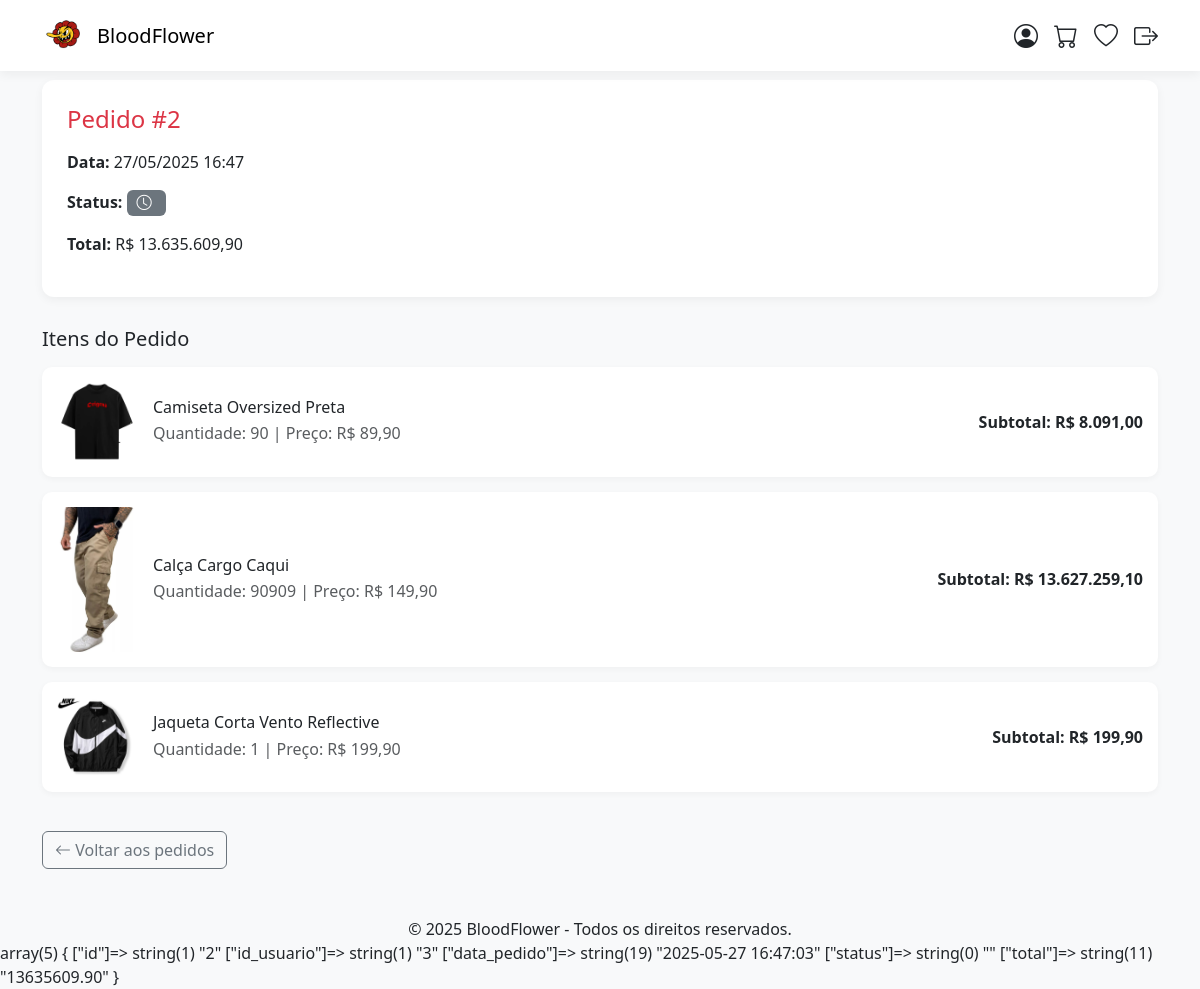
The page /detalhes_pedido.php?id=2 (signed in) on the database its author committed.
### tables this page shows
CREATE TABLE IF NOT EXISTS `pedidos` (
  `id` int NOT NULL AUTO_INCREMENT,
  `id_usuario` int NOT NULL,
  `data_pedido` datetime DEFAULT CURRENT_TIMESTAMP,
  `status` enum('Aguardando','Enviado','Entregue','Cancelado') DEFAULT 'Aguardando',
  `total` decimal(10,2) NOT NULL,
  PRIMARY KEY (`id`),
  KEY `fk_pedidos_usuario` (`id_usuario`)
);

CREATE TABLE IF NOT EXISTS `itens_pedido` (
  `id` int NOT NULL AUTO_INCREMENT,
  `id_pedido` int NOT NULL,
  `id_produto` int NOT NULL,
  `quantidade` int NOT NULL,
  `preco` decimal(10,2) NOT NULL,
  `subtotal` decimal(10,2) NOT NULL,
  PRIMARY KEY (`id`),
  KEY `fk_itens_pedido_pedido` (`id_pedido`),
  KEY `fk_itens_pedido_produto` (`id_produto`)
);

CREATE TABLE IF NOT EXISTS `produtos` (
  `id` int NOT NULL AUTO_INCREMENT,
  `nome` varchar(100) NOT NULL,
  `descricao` text,
  `preco` decimal(10,2) NOT NULL,
  `preco_desconto` decimal(10,2) DEFAULT NULL,
  `estoque` int DEFAULT '0',
  `categoria_id` int DEFAULT NULL,
  `marca_id` int DEFAULT NULL,
  `imagem` varchar(255) DEFAULT NULL,
  PRIMARY KEY (`id`),
  KEY `fk_produtos_categoria` (`categoria_id`),
  KEY `fk_produtos_marca` (`marca_id`)
);

### detalhes_pedido.php (the view, shortened to what this page needs)
<?php
include("conexao.php");
$id_usuario = $_SESSION["id"];
$id_pedido = isset($_GET['id']) ? (int) $_GET['id'] : 0;
$sql_pedido = "SELECT * FROM pedidos WHERE id = $id_pedido AND id_usuario = $id_usuario";
$result_pedido = mysqli_query($conn, $sql_pedido);
$pedido = mysqli_fetch_assoc($result_pedido);
$sql_itens = "
    SELECT ip.*, p.nome, p.imagem
    FROM itens_pedido ip
    JOIN produtos p ON ip.id_produto = p.id
    WHERE ip.id_pedido = $id_pedido
";
$result_itens = mysqli_query($conn, $sql_itens);
?>
<!DOCTYPE html>
<html lang="pt-BR">
<head>
    <link href="https://cdn.jsdelivr.net/npm/bootstrap@5.3.3/dist/css/bootstrap.min.css" rel="stylesheet">
    <link href="https://cdn.jsdelivr.net/npm/bootstrap-icons@1.10.5/font/bootstrap-icons.css" rel="stylesheet">
</head>
<body>
<nav class="navbar navbar-expand-lg fixed-top">
    <div class="container">
        <a class="navbar-brand d-flex align-items-center" href="index.php">
            <img src="imagens/LogoBloodFlower.png" alt="Logo BloodFlower">
            BloodFlower
        </a>
        <div class="d-flex gap-3 align-items-center ms-auto">
            <a href="perfil.php" class="text-dark"><i class="bi bi-person-circle fs-4"></i></a>
            <a href="carrinho.php" class="text-dark"><i class="bi bi-cart fs-4"></i></a>
            <a href="favoritos.php" class="text-dark"><i class="bi bi-heart fs-4"></i></a>
            <a href="logoff.php" class="text-dark"><i class="bi bi-box-arrow-right fs-4"></i></a>
        </div>
    </div>
</nav>
<div style="height: 80px;"></div>
<div class="container mb-5">
    <div class="pedido-info">
        <h4 class="mb-3 text-danger">Pedido #<?= $pedido['id'] ?></h4>
        <p><strong>Data:</strong> <?= date('d/m/Y H:i', strtotime($pedido['data_pedido'])) ?></p>
        <p><strong>Status:</strong>
            <?php
            $status = $pedido['status'];
            $badge = "secondary";
            $icon = "clock";
            echo "<span class='badge bg-$badge status-badge'><i class='bi bi-$icon me-1'></i> $status</span>";
            ?>
        </p>
        <p><strong>Total:</strong> R$ <?= number_format($pedido['total'], 2, ',', '.') ?></p>
    </div>
    <h5 class="mb-3">Itens do Pedido</h5>
    <?php while ($item = mysqli_fetch_assoc($result_itens)) { ?>
        <div class="produto-item d-flex align-items-center">
            <img src="imagens/<?= $item['imagem'] ?>" alt="<?= $item['nome'] ?>" class="me-3">
            <div class="flex-grow-1">
                <h6 class="mb-1"><?= $item['nome'] ?></h6>
                <p class="mb-0 text-muted">Quantidade: <?= $item['quantidade'] ?> | Preço: R$ <?= number_format($item['preco'], 2, ',', '.') ?></p>
            </div>
            <div class="text-end">
                <p class="mb-0 fw-bold">Subtotal: R$ <?= number_format($item['subtotal'], 2, ',', '.') ?></p>
            </div>
        </div>
    <?php } ?>
    <a href="perfil.php?secao=pedidos" class="btn btn-outline-secondary mt-4"><i class="bi bi-arrow-left"></i> Voltar aos pedidos</a>
</div>
<footer class="text-center">
    <div class="container">
        <p class="mb-0">&copy; <?= date("Y") ?> BloodFlower - Todos os direitos reservados.</p>
    </div>
</footer>
</body>
</html>
<?php
var_dump($pedido);

### detalhes_pedido.php (style rules this page uses)
body { background-color: #f8f9fa; }
.navbar { background-color: #fff; box-shadow: 0 4px 10px rgba(0,0,0,0.05); }
.navbar-brand img { height: 45px; margin-right: 10px; }
.pedido-info { background: #fff; padding: 25px; border-radius: 12px; box-shadow: 0 3px 10px rgba(0,0,0,0.05); margin-bottom: 30px; }
.produto-item { background: #fff; border-radius: 10px; padding: 15px; margin-bottom: 15px; box-shadow: 0 2px 6px rgba(0,0,0,0.04); }
.produto-item img { width: 80px; height: auto; border-radius: 8px; }
.status-badge { font-size: 0.95rem; }

### rows shown on the page
pedidos: id "2", data_pedido "27/05/2025 16:47", total "13.635.609,90"
itens_pedido: id_produto.imagem (picture), id_produto.nome "Camiseta Oversized Preta", quantidade "90", preco "89,90", subtotal "8.091,00"
itens_pedido: id_produto.imagem (picture), id_produto.nome "Calça Cargo Caqui", quantidade "90909", preco "149,90", subtotal "13.627.259,10"
itens_pedido: id_produto.imagem (picture), id_produto.nome "Jaqueta Corta Vento Reflective", quantidade "1", preco "199,90", subtotal "199,90"
